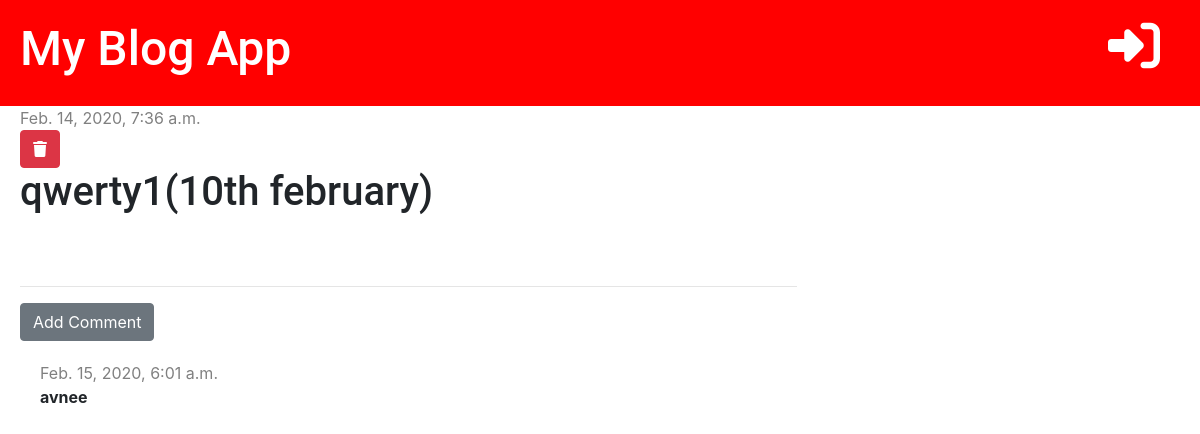
Screenshot of /post/2 with the database file from the repository.
### my_site/models.py (models this page shows, shortened)
class Post(models.Model):
    author= models.ForeignKey('auth.User', on_delete=models.CASCADE)
    title=models.CharField(max_length=200)
    text=models.TextField()
    created_date=models.DateTimeField(default=timezone.now)
    published_date= models.DateTimeField(blank=True, null=True)

class Comment(models.Model):
    post = models.ForeignKey('my_site.Post',on_delete=models.CASCADE,related_name='comments')
    author = models.CharField(max_length=200)
    text= models.TextField()
    created_date = models.DateTimeField(default=timezone.now)
    approved = models.BooleanField(default=False)

### my_site/views.py (the view)
# urls.py: path('post/<int:pk>',views.post_detail,name='post_detail'),
def post_detail(request,pk):
    post=get_object_or_404(Post, pk=pk)
    stuff_for_frontend = {'post': post}
    return render(request,'my_site/post_detail.html',stuff_for_frontend)

### my_site/templatetags/markdownify.py (called while the page is built)
@register.filter
def markdown(value):
    renderer = HighlightRenderer()
    markdown = mistune.Markdown(renderer=renderer)
    return markdown(value)

### templates/my_site/post_detail.html (shortened to what this page needs)
{% extends 'base.html' %}
{% load markdownify %}
{% block content %}
    <div class="post">
        {% if post.published_date %}
            <div class="date">
                {{ post.published_date }}
            </div>
        {% else %}
            <a href="{% url 'post_publish' pk=post.pk %}" class="btn btn-primary">Publish</a>
        {% endif %}
        <a href="{% url 'post_delete' pk=post.pk %}" class="btn btn-danger"
           onclick="return confirm('Are u sure u want to delete this post')">
            <i class="fas fa-trash"></i>
        </a>
        <h1>{{ post.title }}</h1>
    </div>
    <hr>
    <a href="{% url 'add_comment' pk=post.pk %}" class="btn btn-secondary">Add Comment</a>
    {% for comment in post.comments.all %}
        {% if user.is_authenticated or comment.approved %}
            <div class="comment">
                <div class="date">
                    {{ comment.created_date }}
                </div>
                <strong>{{ comment.author }}</strong>
            </div>
        {% endif %}
    {% empty %}
        <p>No Comments yet...</p>
    {% endfor %}
{% endblock %}

### static/css/blog.css (style rules this page uses)
h1,h2,h3 { font-family: 'Roboto', 'inherit', 'Droid Sans', serif; font-size: 48px; }
.date { color: gray; }
.post { margin-bottom: 70px; }
.comment { margin: 20px 0px 20px 20px; }

### rows the page displays
Post: published_date "Feb. 14, 2020, 7:36 a.m.", title "qwerty1(10th february)"
Comment: created_date "Feb. 15, 2020, 6:01 a.m.", author "avnee"
